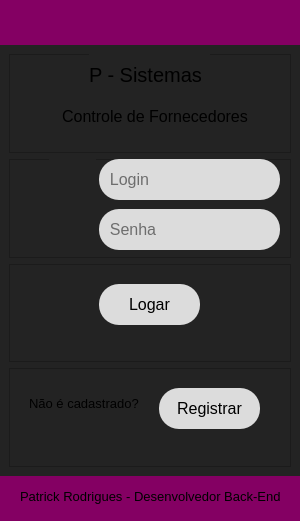
<?xml version="1.0" encoding="UTF-8"?>
<ui version="4.0">
 <class>MainWindow</class>
 <widget class="QMainWindow" name="MainWindow">
  <property name="geometry">
   <rect>
    <x>0</x>
    <y>0</y>
    <width>300</width>
    <height>521</height>
   </rect>
  </property>
  <property name="minimumSize">
   <size>
    <width>300</width>
    <height>500</height>
   </size>
  </property>
  <property name="windowTitle">
   <string>MainWindow</string>
  </property>
  <widget class="QWidget" name="centralwidget">
   <property name="minimumSize">
    <size>
     <width>300</width>
     <height>500</height>
    </size>
   </property>
   <layout class="QVBoxLayout" name="verticalLayout">
    <property name="spacing">
     <number>0</number>
    </property>
    <property name="leftMargin">
     <number>0</number>
    </property>
    <property name="topMargin">
     <number>0</number>
    </property>
    <property name="rightMargin">
     <number>0</number>
    </property>
    <property name="bottomMargin">
     <number>0</number>
    </property>
    <item>
     <widget class="QFrame" name="header">
      <property name="maximumSize">
       <size>
        <width>16777215</width>
        <height>45</height>
       </size>
      </property>
      <property name="styleSheet">
       <string notr="true">background-color: rgb(132, 0, 99);</string>
      </property>
      <property name="frameShape">
       <enum>QFrame::NoFrame</enum>
      </property>
      <property name="frameShadow">
       <enum>QFrame::Raised</enum>
      </property>
     </widget>
    </item>
    <item>
     <widget class="QFrame" name="body">
      <property name="styleSheet">
       <string notr="true">background-color: rgb(35, 35, 35);</string>
      </property>
      <property name="frameShape">
       <enum>QFrame::NoFrame</enum>
      </property>
      <property name="frameShadow">
       <enum>QFrame::Raised</enum>
      </property>
      <layout class="QVBoxLayout" name="verticalLayout_2">
       <item>
        <widget class="QFrame" name="Nome">
         <property name="frameShape">
          <enum>QFrame::StyledPanel</enum>
         </property>
         <property name="frameShadow">
          <enum>QFrame::Raised</enum>
         </property>
         <widget class="QLabel" name="label">
          <property name="geometry">
           <rect>
            <x>30</x>
            <y>50</y>
            <width>232</width>
            <height>24</height>
           </rect>
          </property>
          <property name="font">
           <font>
            <pointsize>12</pointsize>
           </font>
          </property>
          <property name="text">
           <string>Controle de Fornecedores</string>
          </property>
          <property name="alignment">
           <set>Qt::AlignCenter</set>
          </property>
          <property name="wordWrap">
           <bool>false</bool>
          </property>
         </widget>
         <widget class="QLabel" name="label_6">
          <property name="geometry">
           <rect>
            <x>80</x>
            <y>0</y>
            <width>121</width>
            <height>41</height>
           </rect>
          </property>
          <property name="font">
           <font>
            <pointsize>15</pointsize>
           </font>
          </property>
          <property name="text">
           <string>P - Sistemas</string>
          </property>
         </widget>
        </widget>
       </item>
       <item>
        <widget class="QFrame" name="frame_2">
         <property name="frameShape">
          <enum>QFrame::StyledPanel</enum>
         </property>
         <property name="frameShadow">
          <enum>QFrame::Raised</enum>
         </property>
         <widget class="QLineEdit" name="lineEdit">
          <property name="geometry">
           <rect>
            <x>90</x>
            <y>0</y>
            <width>181</width>
            <height>41</height>
           </rect>
          </property>
          <property name="font">
           <font>
            <pointsize>12</pointsize>
           </font>
          </property>
          <property name="styleSheet">
           <string notr="true">background-color: rgb(220, 220, 220);
border-radius: 20px;
border-width: 2px;</string>
          </property>
          <property name="placeholderText">
           <string>  Login</string>
          </property>
         </widget>
         <widget class="QLineEdit" name="lineEdit_2">
          <property name="geometry">
           <rect>
            <x>90</x>
            <y>50</y>
            <width>181</width>
            <height>41</height>
           </rect>
          </property>
          <property name="font">
           <font>
            <pointsize>12</pointsize>
           </font>
          </property>
          <property name="styleSheet">
           <string notr="true">background-color: rgb(220, 220, 220);
border-radius: 20px;
border-width: 2px;</string>
          </property>
          <property name="echoMode">
           <enum>QLineEdit::Password</enum>
          </property>
          <property name="placeholderText">
           <string>  Senha</string>
          </property>
         </widget>
         <widget class="QLabel" name="label_2">
          <property name="geometry">
           <rect>
            <x>40</x>
            <y>50</y>
            <width>47</width>
            <height>41</height>
           </rect>
          </property>
          <property name="text">
           <string/>
          </property>
          <property name="pixmap">
           <pixmap>13530435871582518280-32 (1).png</pixmap>
          </property>
         </widget>
         <widget class="QLabel" name="label_3">
          <property name="geometry">
           <rect>
            <x>40</x>
            <y>0</y>
            <width>47</width>
            <height>41</height>
           </rect>
          </property>
          <property name="text">
           <string/>
          </property>
          <property name="pixmap">
           <pixmap>17503049231586786427-32 (1).png</pixmap>
          </property>
         </widget>
        </widget>
       </item>
       <item>
        <widget class="QFrame" name="frame_3">
         <property name="frameShape">
          <enum>QFrame::StyledPanel</enum>
         </property>
         <property name="frameShadow">
          <enum>QFrame::Raised</enum>
         </property>
         <widget class="QPushButton" name="pushButton">
          <property name="geometry">
           <rect>
            <x>90</x>
            <y>20</y>
            <width>101</width>
            <height>41</height>
           </rect>
          </property>
          <property name="font">
           <font>
            <pointsize>12</pointsize>
           </font>
          </property>
          <property name="styleSheet">
           <string notr="true">background-color: rgb(220, 220, 220);
border-radius: 20px;
border-width: 2px;</string>
          </property>
          <property name="text">
           <string>Logar</string>
          </property>
         </widget>
        </widget>
       </item>
       <item>
        <widget class="QFrame" name="frame_4">
         <property name="frameShape">
          <enum>QFrame::StyledPanel</enum>
         </property>
         <property name="frameShadow">
          <enum>QFrame::Raised</enum>
         </property>
         <widget class="QLabel" name="label_5">
          <property name="geometry">
           <rect>
            <x>20</x>
            <y>20</y>
            <width>121</width>
            <height>31</height>
           </rect>
          </property>
          <property name="font">
           <font>
            <pointsize>10</pointsize>
           </font>
          </property>
          <property name="text">
           <string>Não é cadastrado?</string>
          </property>
         </widget>
         <widget class="QPushButton" name="pushButton_2">
          <property name="geometry">
           <rect>
            <x>150</x>
            <y>20</y>
            <width>101</width>
            <height>41</height>
           </rect>
          </property>
          <property name="font">
           <font>
            <pointsize>12</pointsize>
           </font>
          </property>
          <property name="styleSheet">
           <string notr="true">background-color: rgb(220, 220, 220);
border-radius: 20px;
border-width: 2px;</string>
          </property>
          <property name="text">
           <string>Registrar</string>
          </property>
         </widget>
        </widget>
       </item>
      </layout>
     </widget>
    </item>
    <item>
     <widget class="QFrame" name="footer">
      <property name="maximumSize">
       <size>
        <width>16777215</width>
        <height>45</height>
       </size>
      </property>
      <property name="styleSheet">
       <string notr="true">background-color: rgb(132, 0, 99);</string>
      </property>
      <property name="frameShape">
       <enum>QFrame::NoFrame</enum>
      </property>
      <property name="frameShadow">
       <enum>QFrame::Raised</enum>
      </property>
      <widget class="QLabel" name="label_4">
       <property name="geometry">
        <rect>
         <x>20</x>
         <y>10</y>
         <width>261</width>
         <height>21</height>
        </rect>
       </property>
       <property name="font">
        <font>
         <pointsize>10</pointsize>
        </font>
       </property>
       <property name="text">
        <string>Patrick Rodrigues - Desenvolvedor Back-End</string>
       </property>
      </widget>
     </widget>
    </item>
   </layout>
  </widget>
  <widget class="QMenuBar" name="menubar">
   <property name="geometry">
    <rect>
     <x>0</x>
     <y>0</y>
     <width>300</width>
     <height>21</height>
    </rect>
   </property>
  </widget>
 </widget>
 <resources/>
 <connections/>
</ui>
